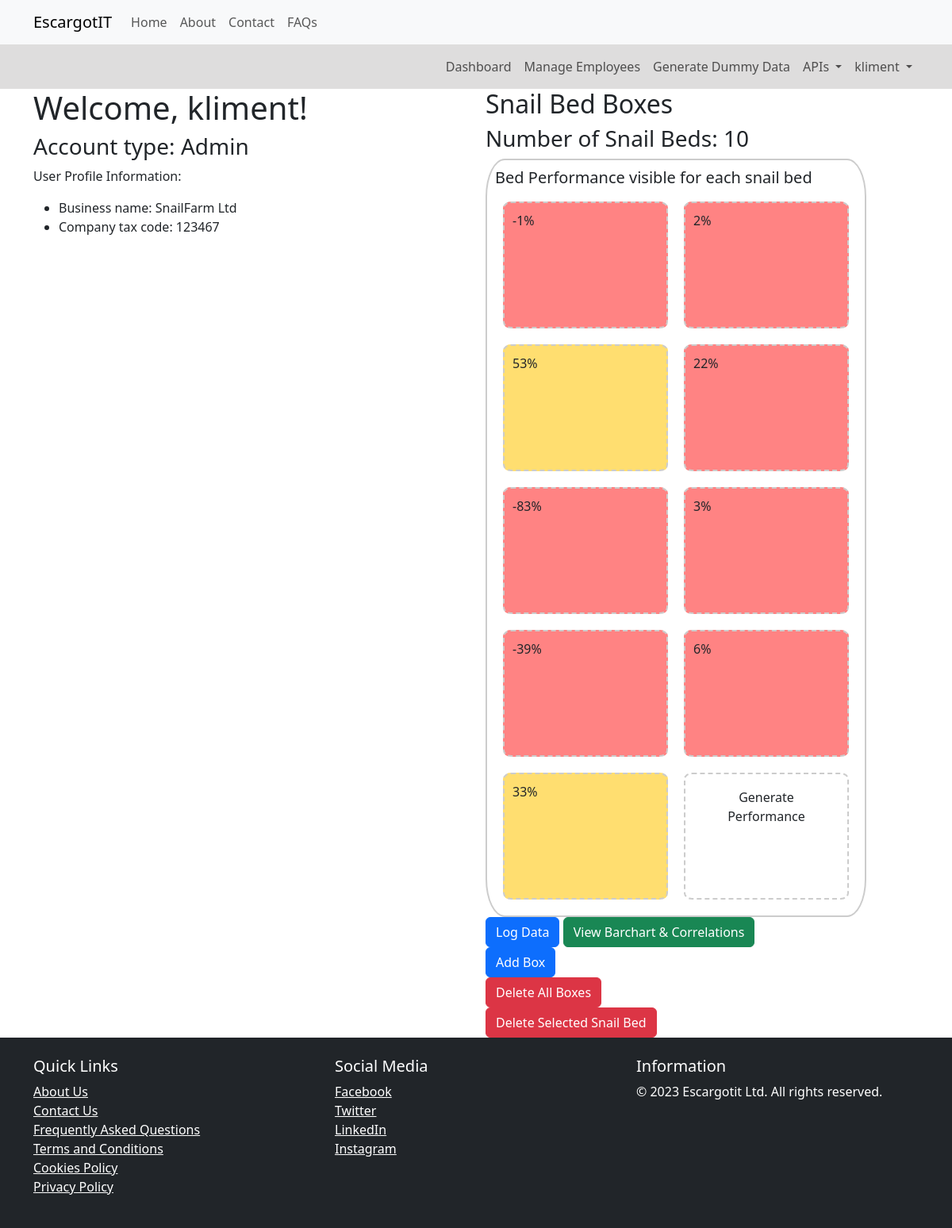
Page /dashboard/ (signed in) on the committed database.
### core/models.py (models this page shows, shortened)
class AdminUser(models.Model):
    user = models.OneToOneField(User, on_delete=models.CASCADE)
    first_name = models.CharField(max_length=100, unique=False, null=True, blank=True)
    last_name = models.CharField(max_length=100, unique=False, null=True, blank=True)
    business_name = models.CharField(max_length=100, unique=True, null=True, blank=True)
    company_tax_code = models.CharField(max_length=20, unique=True, null=True, blank=True)
    can_create_snailbed = models.BooleanField(default=True)

class SnailBed(models.Model):
    bed_name = models.CharField(max_length=100, unique=False, null=True, blank=True)
    user = models.ForeignKey(AdminUser, on_delete=models.CASCADE, null=True, blank=True, db_constraint=False)
    employee = models.ForeignKey(EmployeeUser, on_delete=models.SET_NULL, null=True, blank=True, db_constraint=False)
    snail_amount = models.IntegerField(null=True, blank=True)
    hatch_rate = models.ForeignKey('SnailHatchRate', on_delete=models.SET_NULL, null=True, blank=True)
    mortality_rate = models.ForeignKey('SnailMortalityRate', on_delete=models.SET_NULL, null=True, blank=True)
    maturity_rate = models.ForeignKey('TimeTakenToMature', on_delete=models.SET_NULL, null=True, blank=True)

class SnailBedPerformance(models.Model):
    snail_bed = models.OneToOneField(SnailBed, on_delete=models.CASCADE)
    average_hatch_rate = models.DecimalField(max_digits=5, decimal_places=2, null=True, blank=True)
    average_mortality_rate = models.DecimalField(max_digits=5, decimal_places=2, null=True, blank=True)
    average_maturity_rate = models.DecimalField(max_digits=5, decimal_places=2, null=True, blank=True)
    reproduction_rate = models.DecimalField(max_digits=5, decimal_places=2, null=True, blank=True)
    net_growth_amount = models.DecimalField(max_digits=5, decimal_places=2, null=True, blank=True)
    expected_average_time_to_maturity = models.PositiveIntegerField(default=30)
    actual_average_time_to_maturity = models.PositiveIntegerField(default=0)
    bed_performance = models.DecimalField(max_digits=5, decimal_places=2, null=True, blank=True)
    @property
    def reproduction_rate(self):
        if self.average_hatch_rate and self.average_mortality_rate:
            normalized_hatch_rate = float(self.average_hatch_rate) * 100
            normalized_mortality_rate = float(self.average_mortality_rate) * 100
            normalized_reproduction_rate = normalized_hatch_rate - normalized_mortality_rate
            reproduction_rate_factor = round(normalized_reproduction_rate / 100, 2)
            return reproduction_rate_factor
        return 0
    @property
    def net_growth_amount(self):
        first_hatch_rate = SnailHatchRate.objects.filter(snail_bed=self.snail_bed).order_by('datetime').first()
        if first_hatch_rate:
            initial_hatched_snails = first_hatch_rate.newly_hatched_snails
            latest_snail_amount = self.snail_bed.snail_amount
            if initial_hatched_snails > 0:
                difference = latest_snail_amount - initial_hatched_snails
                percentage_difference = (difference / initial_hatched_snails) * 100
                return round(percentage_difference, 2)
        return None
    @property
    def bed_performance(self):
        if int(self.reproduction_rate) > 0:
            adjusted_reproduction_rate = 1 + (int(self.reproduction_rate) / 100)
        else:
            adjusted_reproduction_rate = 1 - (int(self.reproduction_rate) / 100) # if it's a negative number then multiply by 0.30 which will decrease bed growth
        if self.actual_average_time_to_maturity > 0:
            maturity_factor = (self.expected_average_time_to_maturity / self.actual_average_time_to_maturity) * ( int(self.average_maturity_rate) / 100 )
        else:
            maturity_factor = self.expected_average_time_to_maturity * int(self.average_maturity_rate) / 100
        performance = adjusted_reproduction_rate * maturity_factor * int(self.net_growth_amount)
        return round(performance, 2)

class SnailHatchRate(models.Model):
    snail_bed = models.ForeignKey(SnailBed, on_delete=models.CASCADE)
    preexisting_snail_amount = models.IntegerField(null=True, blank=True, default=0)
    newly_hatched_snails = models.IntegerField()
    hatch_rate_percentage = models.DecimalField(max_digits=5, decimal_places=2, null=True, blank=True)
    datetime = models.DateTimeField(default=timezone.now)
    @property
    def hatch_rate_percentage(self):
        if self.preexisting_snail_amount > 0:
            return round( (self.newly_hatched_snails / self.preexisting_snail_amount) * 100 , 1)
        else:
            return 0
    def __str__(self):
        status = str(self.hatch_rate_percentage) + "%"
        return status

### core/views.py (the view)
# urls.py: path('dashboard/', views.dashboard, name='dashboard'),
@login_required(login_url='login')
def dashboard(request):
    is_admin=False #conditions for the template to render stuff
    current_user = AdminUser.objects.filter(user=request.user).first()
    if isinstance(current_user, AdminUser):
        is_admin=True
        if request.method == 'POST':
            new_snail_bed = SnailBed(user=current_user)
            new_snail_bed.save()  # Save the new SnailBed to the database
            return HttpResponseRedirect(request.path_info)  # Redirect to the same page (GET request)
        snail_beds = SnailBed.objects.filter(user=current_user)
    elif isinstance(EmployeeUser.objects.filter(user=request.user).first(), EmployeeUser):
        current_user = EmployeeUser.objects.filter(user=request.user).first()
        snail_beds = SnailBed.objects.filter(employee=current_user)
    else:
        snail_beds = SnailBed.objects.filter(user=current_user)
    snail_bed_count = snail_beds.count()
    context = {
        'current_user': current_user,
        'snail_beds': snail_beds,
        'snail_bed_count': snail_bed_count,
        'is_admin': is_admin,
    }
    return render(request, 'dashboard.html',context)

### core/models.py (called while the page is built)
    @property
    def mortality_rate_percentage(self):
        if self.preexisting_snail_amount > 0:
            return round( (self.expired_snail_amount / self.preexisting_snail_amount) * 100 , 1)
        else:
            return 0

    def __str__(self):
        status = str(self.mortality_rate_percentage) + "%"
        return status

    @property
    def days_to_mature(self):
        if self.period:
            time_difference = self.snail_matured - self.snail_hatched
            return time_difference.days
        return None

    def __str__(self):
        if self.maturity_percentage and self.days_to_mature:
            return str(self.maturity_percentage) + "% of snail bed has reached maturity in " + str(self.days_to_mature) + " days"
        return "N/A"

### core/templatetags/filters.py (called while the page is built)
@register.filter
def classname(obj):
    return obj.__class__.__name__

### templates/dashboard.html (shortened to what this page needs)
{% extends "base/base.html" %}
{% load filters %}
{% load static %}
{% block content %}
<div class="container main">
    <div class="row">
        <div class="col">
            <h1>Welcome, {{ user.username }}!</h1>
            {% if is_admin %}
                <h3>Account type: Admin</h3>
            {% else %}
                <h3>Account type: Employee</h3>
            {% endif %}
            <p>User Profile Information:</p>
            <ul>
                <li>Business name: {{ current_user.business_name }}</li>
                <li>Company tax code: {{ current_user.company_tax_code }}</li>
            </ul>
        </div>
        <div class="col">
            <h2>Snail Bed Boxes</h2>
            {% if error_message %}
                <h3>{{ error_message }}</h3>
            {% else %}
                <h3>Number of Snail Beds: {{ snail_bed_count }}</h3>
                <div class="rectangle">
                    <h5>Bed Performance visible for each snail bed</h5>
                    {% for snail_bed in snail_beds %}
                        <div class="snail-box {% if snail_bed.is_empty %}empty{% else %}solid{% endif %}
                        {% if snail_bed.snailbedperformance.bed_performance < 30 %}
                            red-bg
                        {% elif snail_bed.snailbedperformance.bed_performance >= 30 and snail_bed.snailbedperformance.bed_performance <= 70 %}
                            yellow-bg
                        {% elif snail_bed.snailbedperformance.bed_performance > 70 %}
                            green-bg
                        {% endif %}"
                                data-bed-name="{{ snail_bed.bed_name }}"
                                data-bed-employee="{{ snail_bed.employee }}"
                                data-bed-id="{{ snail_bed.id }}"
                                data-bed-hatch="{{ snail_bed.hatch_rate }}"
                                data-bed-mortality="{{ snail_bed.mortality_rate }}"
                                data-bed-maturity="{{ snail_bed.maturity_rate }}"
                                data-bed-snails="{{ snail_bed.snail_amount }}">
                            {% if snail_bed.snailbedperformance.bed_performance %}
                                <p>{{ snail_bed.snailbedperformance.bed_performance|floatformat:"0" }}%</p>
                            {% else %}
                                <a class="btn" href="/bed_performance/{{ snail_bed.id }}">Generate Performance</a>
                            {% endif %}
                        </div>
                    {% endfor %}
                </div>
                {% if snail_bed_count > 0 %}
                    <button type="button" class="btn btn-primary"
                            id="logDataButton"
                            data-snail-bed-id="{{ snail_bed.id }}">
                        Log Data
                    </button>
                {% endif %}
                {% with current_user|classname as modelclass %}
                    {% if modelclass == "AdminUser" %}
                        <button id="view-barchart-button" class="btn btn-success">View Barchart & Correlations</button>
                    {% endif %}
                    {% if current_user.can_create_snailbed %}
                        <form method="POST" action="{% url 'dashboard' %}">
                            <button type="submit" class="btn btn-primary" name="add-box-button">Add Box</button>
                        </form>
                        {% if snail_bed_count > 0 %}
                            {% if modelclass == "AdminUser" %}
                                <form method="POST" action="{% url 'delete_all_snailbeds' %}">
                                    <button type="submit" class="btn btn-danger" name="delete-all-boxes-button">Delete All Boxes</button>
                                </form>
                                <button type="button" class="btn btn-danger" id="delete-snail-bed-button">Delete Selected Snail Bed</button>
                            {% endif %}
                        {% endif %}
                    {% endif %}
                {% endwith %}
            {% endif %}
        </div>
    </div>
</div>
{% endblock %}

### templates/base/base.html (shortened to what this page needs)
{% load bootstrap5 %}
{% load static %}
<!DOCTYPE html>
<html lang="en">
<head>
    {% bootstrap_css %}
</head>
<body>
    <nav class="navbar navbar-expand-lg navbar-light bg-light">
        <div class="container">
            <a class="navbar-brand" href="{% url 'index' %}">EscargotIT</a>
            <div class="collapse navbar-collapse" id="navbarNav">
                <ul class="navbar-nav ml-auto">
                    <li class="nav-item">
                        <a class="nav-link" href="{% url 'index' %}">Home</a>
                    </li>
                    <li class="nav-item">
                        <a class="nav-link" href="{% url 'about' %}">About</a>
                    </li>
                    <li class="nav-item">
                        <a class="nav-link" href="{% url 'contact' %}">Contact</a>
                    </li>
                    <li class="nav-item">
                        <a class="nav-link" href="{% url 'faqs' %}">FAQs</a>
                    </li>
                </ul>
            </div>
        </div>
    </nav>
    {% if user.is_authenticated %}
    <nav class="navbar second navbar-expand-lg navbar-light bg-light">
        <div class="container">
            <div class="collapse navbar-collapse" id="navbarNav">
                <ul class="navbar-nav ml-auto">
                    <li class="nav-item">
                        <a class="nav-link" href="{% url 'dashboard' %}">Dashboard</a>
                    </li>
                    <li class="nav-item">
                        <a class="nav-link" href="{% url 'custom_admin_panel' %}">Manage Employees</a>
                    </li>
                    <li class="nav-item">
                        <a class="nav-link" href="{% url 'create_snailbeds' %}">Generate Dummy Data</a>
                    </li>
                    <li class="nav-item dropdown">
                        <a class="nav-link dropdown-toggle" href="#" id="userDropdown" role="button" data-bs-toggle="dropdown" aria-haspopup="true" aria-expanded="false">
                             APIs
                        </a>
                    </li>
                    <li class="nav-item dropdown">
                        <a class="nav-link dropdown-toggle" href="#" id="userDropdown" role="button" data-bs-toggle="dropdown" aria-haspopup="true" aria-expanded="false">
                             {{ user.username }}
                        </a>
                    </li>
                </ul>
            </div>
        </div>
    </nav>
    {% endif %}
    {% block content %}{% endblock %}
    {% include 'base/footer.html' %}
</body>
</html>

### templates/base/base.html (style rules this page uses)
nav.navbar.second { background-color: rgb(222, 221, 221) !important; }
nav.navbar.second > div.container > div.collapse { flex-direction: row-reverse !important; }

### templates/dashboard.html (style rules this page uses)
.main.container { min-height: 20rem; }
.rectangle { width: 30rem; border: 2px solid #ccc; padding: 10px; display: flex; flex-wrap: wrap; border-radius: 5%; }
.snail-box { width: calc(50% - 20px); height: 10rem; border: 2px dashed #ccc; margin: 10px; padding: 10px; box-sizing: border-box; transition: border 0.3s ease-in-out; cursor: pointer; border-radius: 5%; }
.snail-box.red-bg { background-color: rgba(255, 0, 0, 0.486); }
.snail-box.yellow-bg { background-color: rgba(255, 196, 0, 0.561); }
.snail-box a { display: block; width: 100%; height: 100%; text-decoration: none; color: inherit; }

### rows in the picture
AdminUser: business_name "SnailFarm Ltd", company_tax_code "123467"
SnailBed: snailbedperformance.bed_performance "-1"
SnailBed: snailbedperformance.bed_performance "2"
SnailBed: snailbedperformance.bed_performance "53"
SnailBed: snailbedperformance.bed_performance "22"
SnailBed: snailbedperformance.bed_performance "-83"
SnailBed: snailbedperformance.bed_performance "3"
SnailBed: snailbedperformance.bed_performance "-39"
SnailBed: snailbedperformance.bed_performance "6"
SnailBed: snailbedperformance.bed_performance "33"

### other values in the picture
{{ user.username }} "kliment"
{{ snail_bed_count }} "10"
